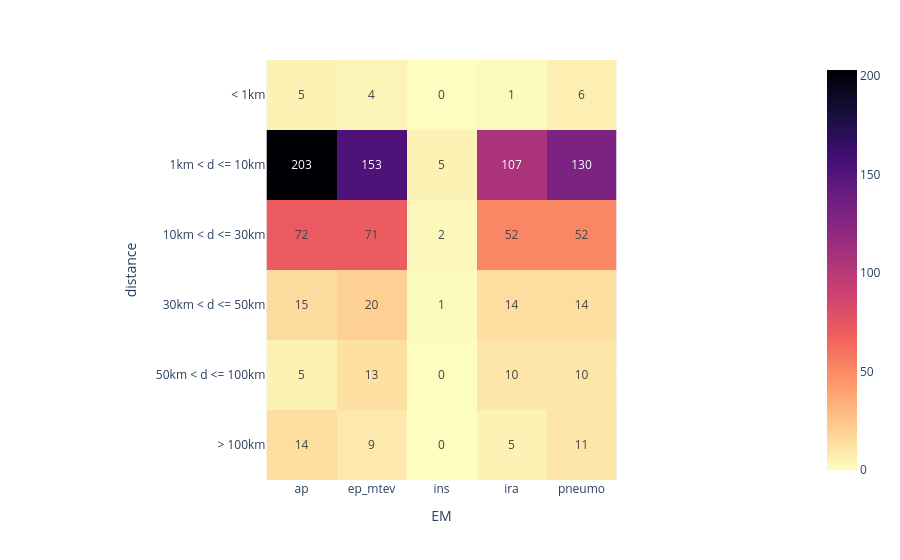

Here is the notebook cell this chart was saved with:
### Markdown cell above
### Heatmap saint cloud sans appel et consultation

### Code cell
#saint cloud

import seaborn as sns
%matplotlib inline


# sns.heatmap(df_tab_dist, linewidths=0.5, annot=False)

# df_tab_dist.style.background_gradient(cmap='Blues')

fig = px.imshow(df_em_dist_saintCloud_sans_unap.drop(columns='total'), text_auto=True, color_continuous_scale='magma_r')
fig.show()

### Figure 1 — Plotly figure (JSON) as saved in the notebook; plotly's stock layout.template omitted (floating-point values rounded to 4 significant figures)
{"data": [{"coloraxis": "coloraxis", "hovertemplate": "EM: %{x}<br>distance: %{y}<br>color: %{z}<extra></extra>", "name": "0", "texttemplate": "%{z}", "type": "heatmap", "x": ["ap", "ep_mtev", "ins", "ira", "pneumo"], "xaxis": "x", "y": ["< 1km", "1km < d <= 10km", "10km < d <= 30km", "30km < d <= 50km", "50km < d <= 100km", "> 100km"], "yaxis": "y", "z": [[5, 4, 0, 1, 6], [203, 153, 5, 107, 130], [72, 71, 2, 52, 52], [15, 20, 1, 14, 14], [5, 13, 0, 10, 10], [14, 9, 0, 5, 11]]}], "layout": {"coloraxis": {"colorscale": [[0, "#fcfdbf"], [0.1111, "#feca8d"], [0.2222, "#fd9668"], [0.3333, "#f1605d"], [0.4444, "#cd4071"], [0.5556, "#9e2f7f"], [0.6667, "#721f81"], [0.7778, "#440f76"], [0.8889, "#180f3d"], [1, "#000004"]]}, "margin": {"t": 60}, "xaxis": {"anchor": "y", "constrain": "domain", "domain": [0, 1], "scaleanchor": "y", "title": {"text": "EM"}}, "yaxis": {"anchor": "x", "autorange": "reversed", "constrain": "domain", "domain": [0, 1], "title": {"text": "distance"}}}}
